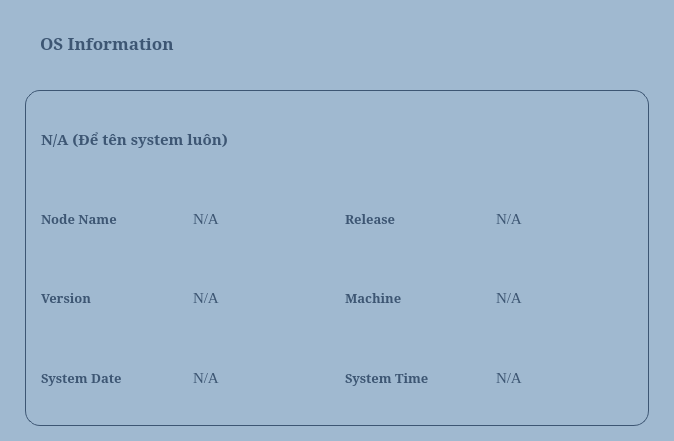
<?xml version="1.0" encoding="UTF-8"?>
<ui version="4.0">
 <class>Form</class>
 <widget class="QWidget" name="Form">
  <property name="geometry">
   <rect>
    <x>0</x>
    <y>0</y>
    <width>674</width>
    <height>441</height>
   </rect>
  </property>
  <property name="windowTitle">
   <string>Form</string>
  </property>
  <property name="styleSheet">
   <string notr="true">#Form{
	background-color: #A0B9D0;
	color: #3d5673;
}
QLabel{
	color: #3d5673;
}
#topic{
	padding-left:10px;
	padding-top:20px;
	padding-bottom:20px;	
}
#frame_7{
	background-color: #A0B9D0;
	border-radius:15px;
	padding: 5px;
	color: #3d5673;
	border: 1px solid #3d5673;
}</string>
  </property>
  <layout class="QVBoxLayout" name="verticalLayout">
   <property name="spacing">
    <number>15</number>
   </property>
   <property name="leftMargin">
    <number>25</number>
   </property>
   <property name="rightMargin">
    <number>25</number>
   </property>
   <property name="bottomMargin">
    <number>15</number>
   </property>
   <item alignment="Qt::AlignTop">
    <widget class="QLabel" name="topic">
     <property name="font">
      <font>
       <family>Constantia</family>
       <pointsize>13</pointsize>
       <bold>true</bold>
      </font>
     </property>
     <property name="text">
      <string>OS Information</string>
     </property>
    </widget>
   </item>
   <item>
    <widget class="QFrame" name="frame_7">
     <property name="sizePolicy">
      <sizepolicy hsizetype="Expanding" vsizetype="Expanding">
       <horstretch>0</horstretch>
       <verstretch>0</verstretch>
      </sizepolicy>
     </property>
     <property name="frameShape">
      <enum>QFrame::StyledPanel</enum>
     </property>
     <property name="frameShadow">
      <enum>QFrame::Raised</enum>
     </property>
     <layout class="QGridLayout" name="gridLayout_16">
      <property name="leftMargin">
       <number>10</number>
      </property>
      <property name="topMargin">
       <number>10</number>
      </property>
      <property name="rightMargin">
       <number>10</number>
      </property>
      <property name="bottomMargin">
       <number>10</number>
      </property>
      <property name="spacing">
       <number>15</number>
      </property>
      <item row="4" column="2">
       <widget class="QLabel" name="label_99">
        <property name="font">
         <font>
          <family>Constantia</family>
          <pointsize>10</pointsize>
          <bold>true</bold>
         </font>
        </property>
        <property name="text">
         <string>Release</string>
        </property>
       </widget>
      </item>
      <item row="3" column="0" colspan="2">
       <widget class="QLabel" name="txt_system">
        <property name="font">
         <font>
          <family>Constantia</family>
          <pointsize>11</pointsize>
          <bold>true</bold>
         </font>
        </property>
        <property name="text">
         <string>N/A (Để tên system luôn)</string>
        </property>
       </widget>
      </item>
      <item row="6" column="1">
       <widget class="QLabel" name="txt_sysdate">
        <property name="font">
         <font>
          <family>Times New Roman</family>
          <pointsize>11</pointsize>
         </font>
        </property>
        <property name="text">
         <string>N/A</string>
        </property>
       </widget>
      </item>
      <item row="6" column="3">
       <widget class="QLabel" name="txt_systime">
        <property name="font">
         <font>
          <family>Times New Roman</family>
          <pointsize>11</pointsize>
         </font>
        </property>
        <property name="text">
         <string>N/A</string>
        </property>
       </widget>
      </item>
      <item row="6" column="2">
       <widget class="QLabel" name="label_101">
        <property name="font">
         <font>
          <family>Constantia</family>
          <pointsize>10</pointsize>
          <bold>true</bold>
         </font>
        </property>
        <property name="text">
         <string>System Time</string>
        </property>
       </widget>
      </item>
      <item row="5" column="3">
       <widget class="QLabel" name="txt_machine">
        <property name="font">
         <font>
          <family>Times New Roman</family>
          <pointsize>11</pointsize>
         </font>
        </property>
        <property name="text">
         <string>N/A</string>
        </property>
       </widget>
      </item>
      <item row="6" column="0">
       <widget class="QLabel" name="label_91">
        <property name="font">
         <font>
          <family>Constantia</family>
          <pointsize>10</pointsize>
          <bold>true</bold>
         </font>
        </property>
        <property name="text">
         <string>System Date</string>
        </property>
       </widget>
      </item>
      <item row="5" column="0">
       <widget class="QLabel" name="label_90">
        <property name="font">
         <font>
          <family>Constantia</family>
          <pointsize>10</pointsize>
          <bold>true</bold>
         </font>
        </property>
        <property name="text">
         <string>Version</string>
        </property>
       </widget>
      </item>
      <item row="4" column="0">
       <widget class="QLabel" name="label_89">
        <property name="font">
         <font>
          <family>Constantia</family>
          <pointsize>10</pointsize>
          <bold>true</bold>
         </font>
        </property>
        <property name="text">
         <string>Node Name</string>
        </property>
       </widget>
      </item>
      <item row="4" column="3">
       <widget class="QLabel" name="txt_release">
        <property name="font">
         <font>
          <family>Times New Roman</family>
          <pointsize>11</pointsize>
         </font>
        </property>
        <property name="text">
         <string>N/A</string>
        </property>
       </widget>
      </item>
      <item row="5" column="1">
       <widget class="QLabel" name="txt_version">
        <property name="font">
         <font>
          <family>Times New Roman</family>
          <pointsize>11</pointsize>
         </font>
        </property>
        <property name="text">
         <string>N/A</string>
        </property>
       </widget>
      </item>
      <item row="4" column="1">
       <widget class="QLabel" name="txt_node_name">
        <property name="font">
         <font>
          <family>Times New Roman</family>
          <pointsize>11</pointsize>
         </font>
        </property>
        <property name="text">
         <string>N/A</string>
        </property>
       </widget>
      </item>
      <item row="5" column="2">
       <widget class="QLabel" name="label_100">
        <property name="font">
         <font>
          <family>Constantia</family>
          <pointsize>10</pointsize>
          <bold>true</bold>
         </font>
        </property>
        <property name="text">
         <string>Machine</string>
        </property>
       </widget>
      </item>
     </layout>
    </widget>
   </item>
  </layout>
 </widget>
 <resources/>
 <connections/>
</ui>
